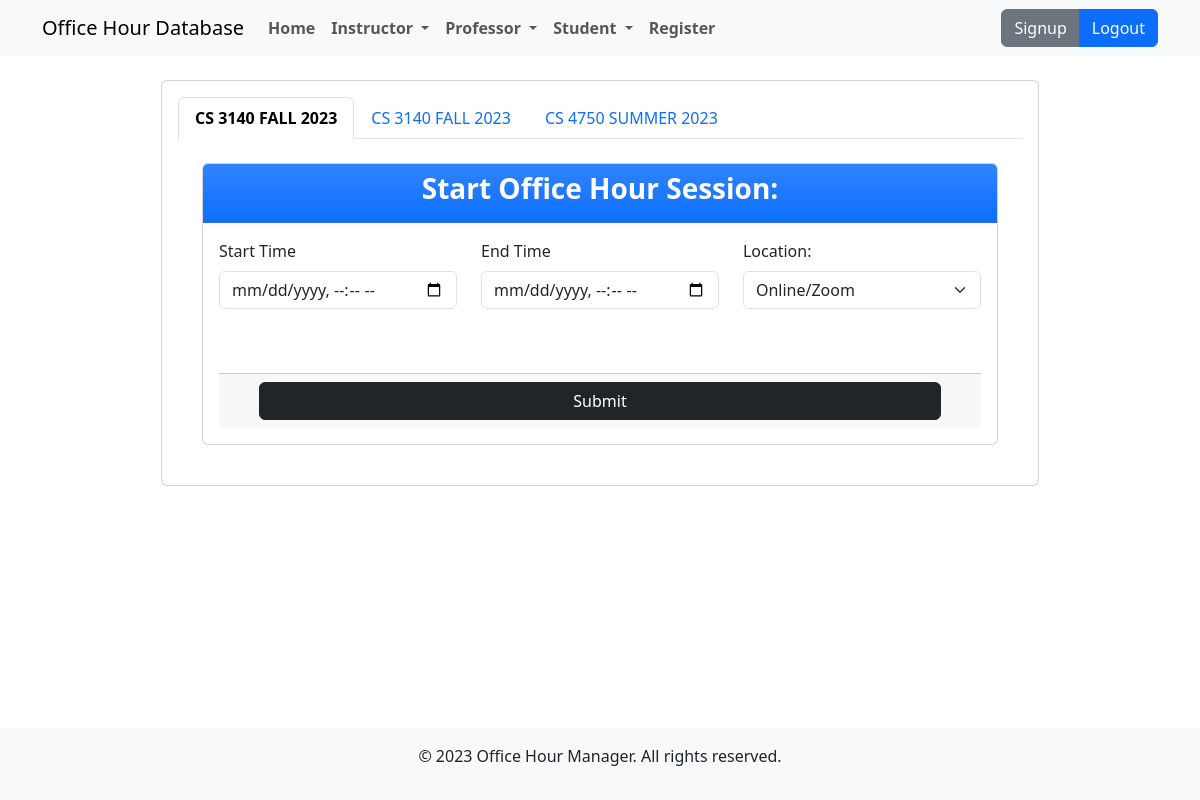
Screenshot of /instructor/office-hours/create/ (signed in) with the database file from the repository.
### website/models/core_models.py (models this page shows, shortened)
class AutoValidateMixin:
    def save(self, **kwargs):
        def has_and_callable(obj, name):
            return hasattr(obj, name) and callable(getattr(obj, name))
        if has_and_callable(super(), 'full_clean') and has_and_callable(super(), 'save'):
            full_clean = getattr(super(), 'full_clean')
            save = getattr(super(), 'save')
            full_clean()
            save(**kwargs)
        else:
            raise AttributeError('Error! The object does not have a save() or full_clean() method'
                                 'Please ensure that the mixin is the first item in the inheritance hierarchy.')

class Class(AutoValidateMixin, models.Model):
    class_course = models.ForeignKey(Course, on_delete=models.CASCADE)
    class_semester = models.ForeignKey(Semester, on_delete=models.CASCADE)
    def __str__(self):
        return f'{self.class_course.course_subject} {self.class_course.course_catalog_number} {self.class_semester}'

class Course(AutoValidateMixin, models.Model):
    course_subject = models.CharField(max_length=8)
    course_catalog_number = models.CharField(max_length=4)
    class Meta:
        constraints = [
            models.constraints.UniqueConstraint(
                fields=['course_subject', 'course_catalog_number'],
                name='unique_course'
            )
        ]

class Semester(AutoValidateMixin, models.Model):
    semester_name = models.CharField(max_length=8, choices=SemesterChoices.choices)
    semester_year = models.IntegerField()
    class Meta:
        constraints = [
            models.constraints.UniqueConstraint(
                fields=['semester_name', 'semester_year'],
                name='unique_semester'
            )
        ]
    def __str__(self):
        return f'{self.semester_name} {self.semester_year}'

### website/views/instructor/office_hour_views.py (the view)
# urls.py: path('instructor/office-hours/create/', website_views.ohs_create,
@instructor_or_superuser_required()
def ohs_create(request):
    form = OHSCreateForm(request.POST or None, user=request.user)
    if request.method == 'POST':
        if form.is_valid():
            form.save()
            return HttpResponseRedirect(reverse('website:instructor-ohs-detail', kwargs={'ohs_id': form.instance.id}))
    return render(
        request, 'website/instructor/office-hour/ohs-create.html',
        {'classes': Registration.get_instructor_classes(request.user),
         'locations': Location.objects.all(),
         'errors': form.errors}
    )

### website/models/account_models.py (called while the page is built)
def _get_univ_mem_(user):
    if type(user) == Student:
        user = user.student_user
    elif type(user) == Instructor:
        user = user.instructor_user
    elif type(user) == Professor:
        user = user.prof_instructor.instructor_user
    elif type(user) == TeachingAssistant:
        user = user.ta_instructor.instructor_user
    else:
        user = user
    return user

### website/models/core_models.py (called while the page is built)
    @staticmethod
    def get_classes_where_enrolled_as(reg_user, reg_types: [RegistrationType]):
        registration = Registration.objects.filter(
            reg_user=_get_univ_mem_(reg_user),
            reg_type__in=reg_types
        )
        return [reg.reg_class for reg in registration]

    @staticmethod
    def get_instructor_classes(reg_user):
        return Registration.get_classes_where_enrolled_as(
            reg_user=reg_user,
            reg_types=[RegistrationType.TEACHING_ASSISTANT, RegistrationType.PROFESSOR]
        )

### templates/website/instructor/office-hour/ohs-create.html (shortened to what this page needs)
{% extends 'website/component/base.html' %}
{% block content %}
  <div x-data="{
  selectedCourse: {{ classes.0.id }},
  selectedLocation: '',
  toggleModal() {
    var modal = new bootstrap.Modal(document.getElementById('locationFormModal'))
    modal.toggle()
  },
  handleLocation() {
    console.log('Hello');
    if (this.selectedLocation == 'Create Location') {
      this.toggleModal();
    }
  }
  }">
    <section class="card m-4">
      <div class="card-body">
        <ul class="nav nav-tabs" id="tab-bar" role="tablist">
          {% for class in classes %}
            <li class="nav-item" role="presentation">
              <button class="nav-link {% if forloop.first %}active{% endif %}"
                      data-bs-toggle="tab"
                      type="button" role="tab"
                      @click="selectedCourse = {{ class.id }}"
                      :class="{'fw-bold': selectedCourse == {{ class.id }}}"
              >
                {{ class }}
              </button>
            </li>
          {% endfor %}
        </ul>
        <form method="post">
          <section class="card m-4">
            <div class="card-header text-center bg-primary bg-gradient text-white"><h3 class="fw-bold">Start Office Hour Session:</h3></div>
            <div class="card-body">
              <div class="row">
                <div class="col-md-4">
                  <div class="form-group mb-3">
                    <label for="startTime" class="form-label">Start Time</label>
                    <input id="startTime" name="ohs_start_time" type="datetime-local" class="form-control" required>
                  </div>
                </div>
                <div class="col-md-4">
                  <div class="form-group mb-3">
                    <label for="endTime" class="form-label">End Time</label>
                    <input id="endTime" name="ohs_end_time" type="datetime-local" class="form-control" required>
                  </div>
                </div>
                <div class="col-md-4">
                  <div class="mb-3">
                    <label for="location" class="form-label">Location:</label>
                    <select x-model="selectedLocation" @change="handleLocation" id="location" name="ohs_location" class="form-select" required>
                        {% for location in locations %}
                          <option {% if forloop.first %}selected{% endif %} value="{{ location.id }}">{{ location.location_name }}</option>
                        {% endfor %}
                    </select>
                  </div>
                </div>
              </div>
            <div class="card-footer d-flex align-contents-center mt-5">
              <button type="submit" class="btn btn-dark ms-4 flex-grow-1 me-4">Submit</button>
            </div>
          </section>
        </form>
      </div>
    </section>
  </div>
{% endblock %}

### static/website/css/base.css (style rules this page uses)
body { min-height: 100vh; display: flex; flex-direction: column; }

### rows the page displays
Class: class_course+class_semester "CS 3140 FALL 2023"
Class: class_course+class_semester "CS 3140 FALL 2023"
Class: class_course+class_semester "CS 4750 SUMMER 2023"

### other values shown
form field ohs_location "Online/Zoom"
